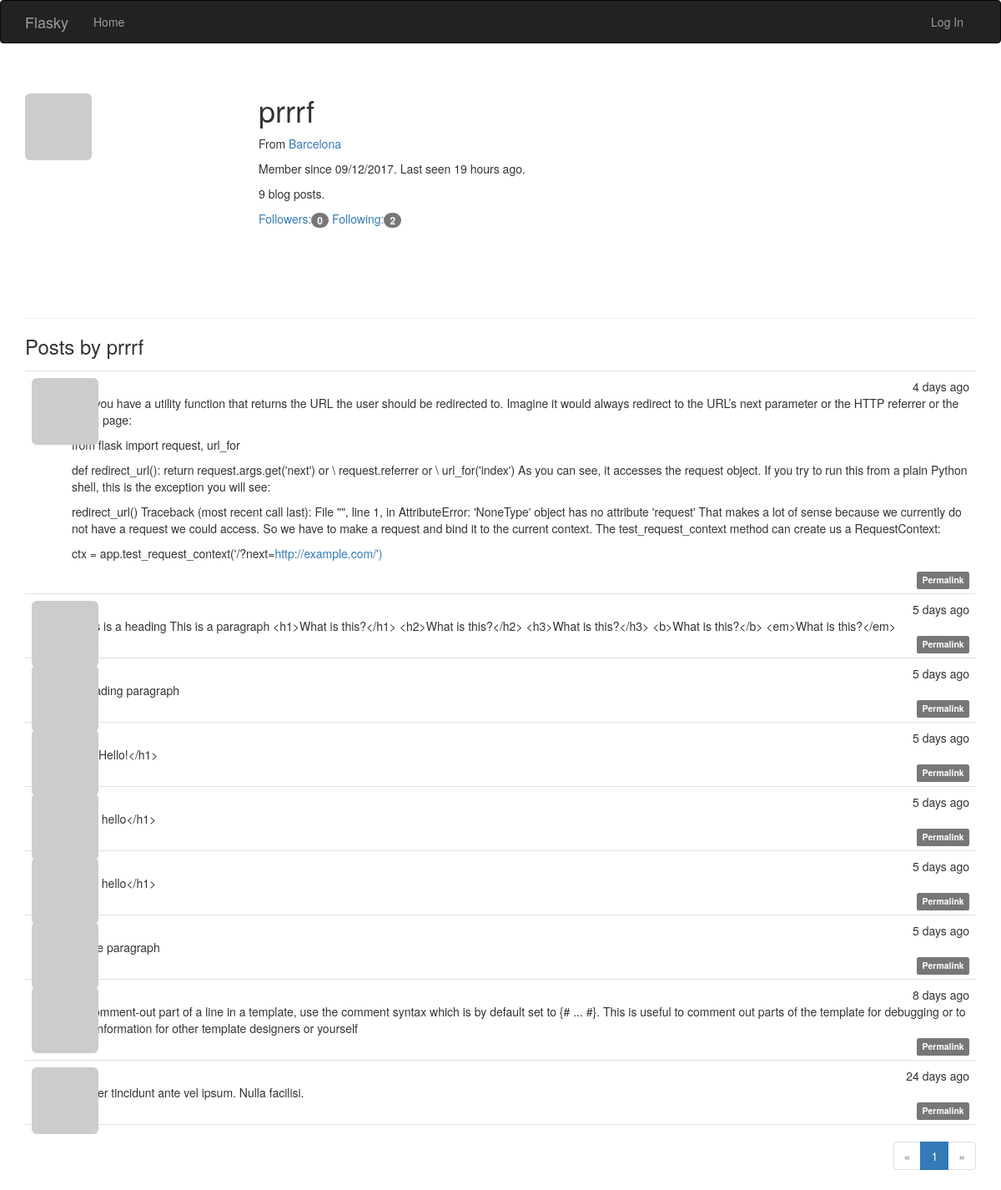
/user/prrrf, run on the app's committed database.
### app/models.py (models this page shows, shortened)
class User(UserMixin, db.Model):
    __tablename__ = 'users'
    id = db.Column(db.Integer, primary_key=True)
    email = db.Column(db.String(64), unique=True, index=True)
    username = db.Column(db.String(64), unique=True, index=True)
    role_id = db.Column(db.Integer, db.ForeignKey('roles.id'))
    password_hash = db.Column(db.String(128))
    confirmed = db.Column(db.Boolean, default=False)
    name = db.Column(db.String(64))
    location = db.Column(db.String(64))
    about_me = db.Column(db.Text())
    member_since = db.Column(db.DateTime(), default=datetime.utcnow)
    last_seen = db.Column(db.DateTime(), default=datetime.utcnow)
    avatar_hash = db.Column(db.String(32))
    posts = db.relationship('Post', backref='author', lazy='dynamic')
    followed = db.relationship('Follow',
                                foreign_keys=[Follow.follower_id],
                                backref=db.backref('follower', lazy='joined'),
                                lazy='dynamic',
                                cascade='all, delete-orphan')
    followers = db.relationship('Follow',
                                foreign_keys=[Follow.followed_id],
                                backref=db.backref('followed', lazy='joined'),
                                lazy='dynamic',
                                cascade='all, delete-orphan')
    @property
    def password(self):
        raise AttributeError('password is not a readable attribute')
    def gravatar(self, size=100, default='identicon', rating='g'):
        if request.is_secure:
            url = 'https://secure.gravatar.com/avatar'
        else:
            url = 'http://www.gravatar.com/avatar'
        hash = self.avatar_hash or hashlib.md5(
            self.email.encode('utf-8')).hexdigest()
        return '{url}/{hash}?s={size}&d={default}&r={rating}'.format(
            url=url, hash=hash, size=size, default=default, rating=rating)

class Post(db.Model):
    __tablename__ = 'posts'
    id = db.Column(db.Integer, primary_key=True)
    body = db.Column(db.Text)
    body_html = db.Column(db.Text)
    timestamp = db.Column(db.DateTime, index=True, default=datetime.utcnow)
    author_id = db.Column(db.Integer, db.ForeignKey('users.id'))

### app/main/views.py (the view)
@main.route('/user/<username>')
def user(username):
    user = User.query.filter_by(username=username).first_or_404()
    page = request.args.get('page', 1, type=int)
    pagination = user.posts.order_by(Post.timestamp.desc()).paginate(
        page, per_page=current_app.config['FLASKY_POSTS_PER_PAGE'],
        error_out=False)
    posts = pagination.items
    return render_template('user.html', user=user, posts=posts,
                           pagination=pagination)

### app/auth/views.py (called while the page is built)
@auth.before_app_request
def before_request():
    if current_user.is_authenticated:
        current_user.ping()
        if not current_user.confirmed \
                and request.endpoint \
                and request.endpoint[:5] != 'auth.' \
                and request.endpoint != 'static':
            return redirect(url_for('auth.unconfirmed'))

### app/main/__init__.py (called while the page is built)
@main.app_context_processor
def inject_permissions():
    return dict(Permission=Permission)

### app/models.py (called while the page is built)
    def can(self, permissions):
        return False

    def is_administrator(self):
        return False

### app/templates/user.html (shortened to what this page needs)
{% extends "base.html" %}
{% import "_macros.html" as macros %}
{% block page_content %}
<div class="page-header">
  <img class="img-rounded profile-thumbnail" src="{{ user.gravatar(size=256) }}">
  <div class="profile-header">
  <h1>{{ user.username }}</h1>
  {% if user.name or user.location %}
  <p>
    {% if user.location %}
      From <a href="http://maps.google.com/?q={{ user.location }}">
        {{ user.location }}
      </a>
      <br>
    {% endif %}
  </p>
  {% endif %}
  <p>
    Member since {{ moment(user.member_since).format('L') }}.
    Last seen {{moment(user.last_seen).fromNow() }}.
  </p>
  <p>{{ user.posts.count() }} blog posts. </p>
  <p>
    <a href="{{ url_for('.followers', username=user.username) }}">
      Followers:<span class="badge">{{ user.followers.count() - 1 }}</span>
    </a>
    <a href="{{ url_for('.followed_by', username=user.username) }}">
      Following:<span class="badge">{{ user.followed.count() - 1 }}</span>
    </a>
  </p>
  </div>
</div>
  <h3>Posts by {{ user.username }}</h3>
  {% include '_posts.html' %}
  {% if pagination %}
  <div class="pagination">
    {{ macros.pagination_widget(pagination, '.user', username=user.username) }}
  </div>
  {% endif %}
{% endblock %}

### app/templates/_posts.html (shortened to what this page needs)
<ul class="posts">
  {% for post in posts %}
  <li class="post">
    <div class="post-thumbnail">
      <a href="{{ url_for('.user', username=post.author.username) }}">
        <img class="img-rounded profile-thumbnail" src="{{
        post.author.gravatar(size=40) }}">
      </a>
    </div>
    <div class="post-content">
      <div class="post-date">{{ moment(post.timestamp).fromNow() }}</div>
      <div class="post-author">
        <a href="{{ url_for('.user', username=post.author.username) }}">
        </a>
      </div>
      <div class="post-body">
        {% if post.body_html %}
          {{ post.body_html | safe }}
        {% else %}
          {{ post.body }}
        {% endif %}
      </div>
      <div class="post-footer">
        <a href="{{ url_for('.post', id=post.id) }}">
          <span class="label label-default">Permalink</span>
        </a>
      </div>
    </div>
  </li>
  {% endfor %}
</ul>

### app/static/styles.css (style rules this page uses)
.profile-thumbnail { position: absolute; }
.profile-header { min-height: 260px; margin-left: 280px; }
ul.posts { list-style-type: none; padding: 0px; margin: 16px 0px 0px 0px; border-top: 1px solid #e0e0e0; }
ul.posts li.post { padding: 8px; border-bottom: 1px solid #e0e0e0; }
div.post-date { float: right; }
div.post-author { font-weight: bold; }
div.post-thumbnail { position: absolute; }
div.post-content { margin-left: 48px; min-height: 48px; }
div.post-footer { text-align: right; }
div.pagination { width: 100%; text-align: right; padding: 0px; margin: 0px; }

### data on the page
User: username "prrrf", location "Barcelona", member_since "09/12/2017", last_seen "19 hours ago"
Post: timestamp "4 days ago", body_html "Say you have a utility function that returns the URL the user should be redirected to. Imagine it would always redirect to the URL’s next parameter or the HTTP referrer or the index page: from flask import request, url_for def redirect_url(): return request.args.get('next') or \\ request.referrer or \\ url_for('index') As you can see, it accesses the request object. If you try to run this from a plain Python shell, this is the exception you will see: redirect_url() Traceback (most recent call last): File \"\", line 1, in AttributeError: 'NoneType' object has no attribute 'request' That makes a lot of sense because we currently do not have a request we could access. So we have to make a request…"
Post: timestamp "5 days ago", body "#This is a heading This is a paragraph <h1>What is this?</h1> <h2>What is this?</h2> <h3>What is this?</h3> <b>What is this?</b> <em>What is this?</em>"
Post: timestamp "5 days ago", body "# heading paragraph"
Post: timestamp "5 days ago", body "<h1>Hello!</h1>"
Post: timestamp "5 days ago", body "<h1> hello</h1>"
Post: timestamp "5 days ago", body "<h1> hello</h1>"
Post: timestamp "5 days ago", body "# Title paragraph"
Post: timestamp "8 days ago", body "To comment-out part of a line in a template, use the comment syntax which is by default set to {# ... #}. This is useful to comment out parts of the template for debugging or to add information for other template designers or yourself"
Post: timestamp "24 days ago", body "Integer tincidunt ante vel ipsum. Nulla facilisi."

### other printed values
{{ user.posts.count() }} "9"
{{ user.followers.count() - 1 }} "0"
{{ user.followed.count() - 1 }} "2"
{{ p }} "1"
